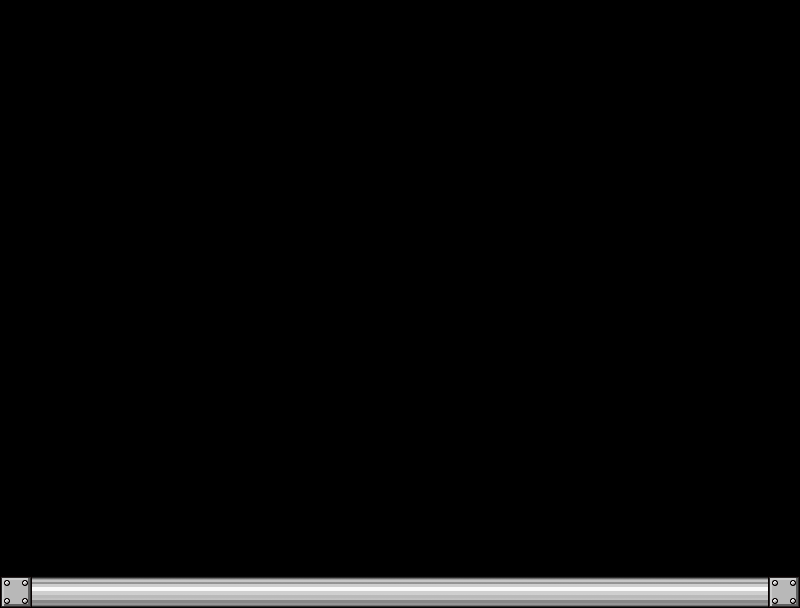

A level layout from a 2D game, rendered from its tile map. Below: a short description, then the map file with its tile-grid data intact:
An orthogonal 25x19 tile map with 32x32 px tiles, 1 tile layer (Ground), 3 tilesets and 2 objects (player_start).

<map version="1.10" tiledversion="1.12.2" orientation="orthogonal" renderorder="right-down" width="25" height="19" tilewidth="32" tileheight="32" infinite="0" nextlayerid="8" nextobjectid="29">
 <tileset firstgid="1" source="ground.tsx" />
 <tileset firstgid="17" source="killers.tsx" />
 <tileset firstgid="22" source="saves.tsx" />
 <layer id="1" name="Ground" width="25" height="19">
  <data encoding="csv">
0,0,0,0,0,0,0,0,0,0,0,0,0,0,0,0,0,0,0,0,0,0,0,0,0,
0,0,0,0,0,0,0,0,0,0,0,0,0,0,0,0,0,0,0,0,0,0,0,0,0,
0,0,0,0,0,0,0,0,0,0,0,0,0,0,0,0,0,0,0,0,0,0,0,0,0,
0,0,0,0,0,0,0,0,0,0,0,0,0,0,0,0,0,0,0,0,0,0,0,0,0,
0,0,0,0,0,0,0,0,0,0,0,0,0,0,0,0,0,0,0,0,0,0,0,0,0,
0,0,0,0,0,0,0,0,0,0,0,0,0,0,0,0,0,0,0,0,0,0,0,0,0,
0,0,0,0,0,0,0,0,0,0,0,0,0,0,0,0,0,0,0,0,0,0,0,0,0,
0,0,0,0,0,0,0,0,0,0,0,0,0,0,0,0,0,0,0,0,0,0,0,0,0,
0,0,0,0,0,0,0,0,0,0,0,0,0,0,0,0,0,0,0,0,0,0,0,0,0,
0,0,0,0,0,0,0,0,0,0,0,0,0,0,0,0,0,0,0,0,0,0,0,0,0,
0,0,0,0,0,0,0,0,0,0,0,0,0,0,0,0,0,0,0,0,0,0,0,0,0,
0,0,0,0,0,0,0,0,0,0,0,0,0,0,0,0,0,0,0,0,0,0,0,0,0,
0,0,0,0,0,0,0,0,0,0,0,0,0,0,0,0,0,0,0,0,0,0,0,0,0,
0,0,0,0,0,0,0,0,0,0,0,0,0,0,0,0,0,0,0,0,0,0,0,0,0,
0,0,0,0,0,0,0,0,0,0,0,0,0,0,0,0,0,0,0,0,0,0,0,0,0,
0,0,0,0,0,0,0,0,0,0,0,0,0,0,0,0,0,0,0,0,0,0,0,0,0,
0,0,0,0,0,0,0,0,0,0,0,0,0,0,0,0,0,0,0,0,0,0,0,0,0,
0,0,0,0,0,0,0,0,0,0,0,0,0,0,0,0,0,0,0,0,0,0,0,0,0,
14,13,13,13,13,13,13,13,13,13,13,13,13,13,13,13,13,13,13,13,13,13,13,13,14
</data>
 </layer>
 <objectgroup id="7" name="Spawns">
  <object id="27" name="player_start" x="384" y="544" width="32" height="32" />
 </objectgroup>
 <objectgroup id="2" name="Collisions">
  <object id="28" x="0" y="576" width="800" height="32" />
 </objectgroup>
 <objectgroup id="3" name="Hazards" />
 <objectgroup id="5" name="Collectables" />
 <objectgroup id="6" name="Warps" />
 <objectgroup id="4" name="Saves" />
</map>
